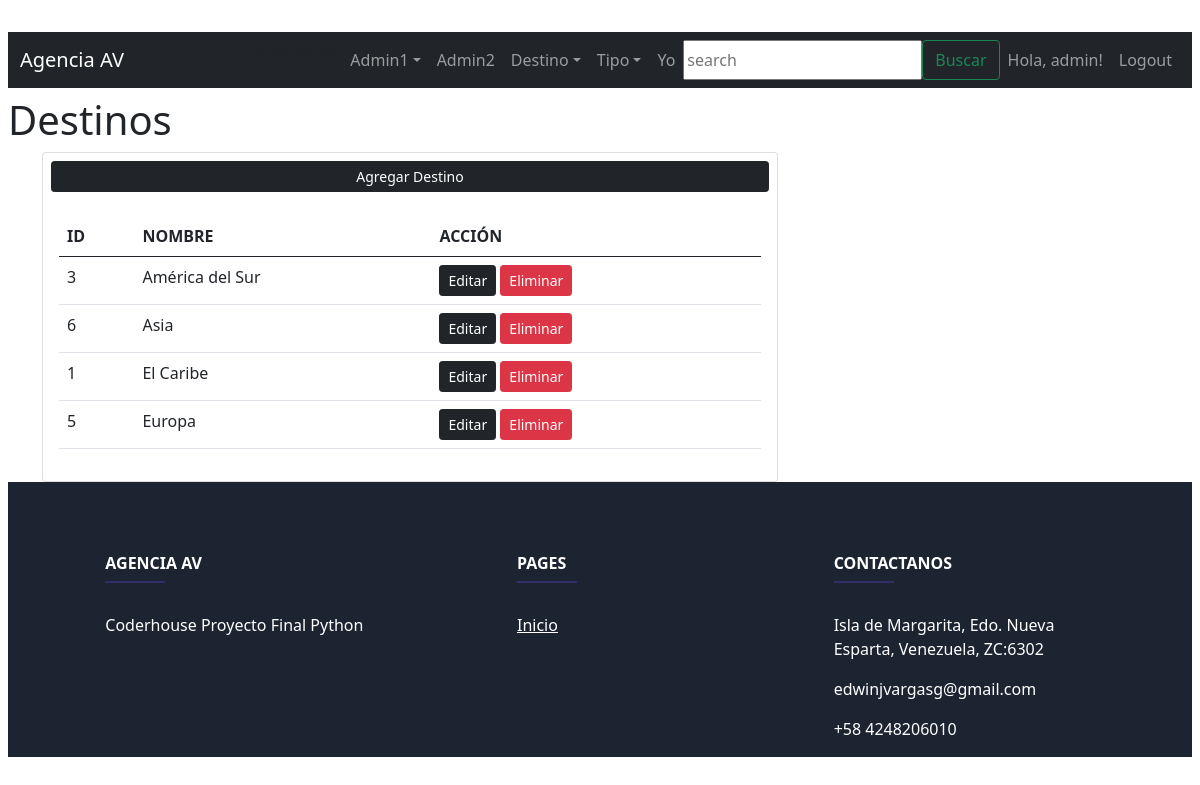
Page /packages/category_list/ (signed in) on the committed database.
### apps/packages/models.py (models this page shows, shortened)
class Category(models.Model):
    name = models.CharField(max_length=150)
    class Meta:
        ordering = ['name']
        verbose_name = ("Category")
        verbose_name_plural = ("Categories")

### apps/packages/views.py (the view)
# urls.py: path('category_list/', category_list, name = 'category_list'),
@login_required
def category_list (request):
    categories = Category.objects.order_by('name')
    context = {
        'categories': categories,
    }
    return render(request, 'packages/category_list.html', context)

### apps/packages/templates/packages/category_list.html
{% extends 'base.html' %}
{% block content %}
   <h1 class="text-left my-2">Destinos</h1>
    <div class="container">
      <div class="row">
        <div class="col-md-8">
          <div class="card">
            <a href="{% url 'category_create' %}" class="m-2 btn btn-dark btn-sm">Agregar Destino</a>
            <div class="card-body">
              <table class="table">
                <thead>
                  <tr>
                    <th>ID</th>
                    <th>NOMBRE</th>
                    <th>ACCIÓN</th>
                  </tr>
                </thead>
                <tbody>
                    {% for c in categories %}
                  <tr>
                    <td>{{c.id}}</td>
                    <td>{{c.name}}</td>
                   <td>
                    <a href="{% url 'category_update' c.id %}" class="btn btn-dark btn-sm">Editar</a>
                    <a href="{% url 'category_delete' c.id %}" class="btn btn-danger btn-sm">Eliminar</a>
                    </td>
                  </tr>
                  {%endfor%}
                </tbody>
              </table>
            </div>
          </div>
        </div>
      </div>
    </div>
{% endblock %}

### templates/base.html (shortened to what this page needs)
<!DOCTYPE html>
<html lang="en">
<head>
    <link href=
"https://cdn.jsdelivr.net/npm/bootstrap@5.0.2/dist/css/bootstrap.min.css"
          rel="stylesheet">
</head>
<body class="m-2">
    <div class="text-center">
        <br>
        <nav class="navbar navbar-expand-lg navbar-dark bg-dark">
            <div class="container-fluid">
                <a class="navbar-brand" href="{% url 'home' %}">Agencia AV</a>
                <div>
                    <ul class="navbar-nav">
                               {% if user.is_authenticated %}
                               <span>Hola {{ request.user.username | title }}</span>
                               <li class="nav-item dropdown"><a class="nav-link dropdown-toggle" href="#" data-bs-toggle="dropdown">Admin1</a>
                                <li class="line-dash"><a class="nav-link" href="{% url 'admin:index' %}">Admin2</a></li>
                                <li class="nav-item dropdown"><a class="nav-link dropdown-toggle" href="#" data-bs-toggle="dropdown">Destino</a>
                                <li class="nav-item dropdown"><a class="nav-link dropdown-toggle" href="#" data-bs-toggle="dropdown">Tipo</a>
                                <li class="line-dash"><a class="nav-link" href="{% url 'about' %}">Yo</a></li>
                               <form class="d-flex" role="search" method="POST" action="{% url 'product_search' %}">
                                  <input class="container-1" type="search" placeholder="search" name="searching">
                                  <button class="btn btn-outline-success" type="submit">Buscar</button>
                                </form>
                               <li class="line-dash"><a class="nav-link" href="{% url 'user_update' %}">Hola, {{ user }}!</a></li>
                               <li class="line-dash"><a class="nav-link" href="{% url 'user_logout' %}">Logout</a></li>
                              </ul>
                            {% endif %}
                </div>
            </div>
        </nav>
    </div>
</body>
<body>
  {% block content %}
  {% endblock %}
</body>
<footer
    class="text-center text-lg-start text-white"
    style="background-color: #1c2331"
    >
<section>
<div style="padding-right:20px;">
</div>
</section>
<section class="">
<div class="container text-md-start mt-5">
  <div class="row mt-3">
    <div class="col-md-3 col-lg-4 col-xl-3 mx-auto mb-4">
      <h6 class="text-uppercase fw-bold">Agencia AV</h6>
      <hr
          class="mb-4 mt-0 d-inline-block mx-auto"
          style="width: 60px; background-color: #7c4dff; height: 2px"
          />
      <p style="text-align:left;">
        Coderhouse Proyecto Final Python
      </p>
    </div>
    <div class="col-md-3 col-lg-2 col-xl-2 mx-auto mb-4 text-left">
      <h6 class="text-uppercase fw-bold">Pages</h6>
      <hr
          class="mb-4 mt-0 d-inline-block mx-auto"
          style="width: 60px; background-color: #7c4dff; height: 2px"
          />
          <div style="text-align:left;">
            <a href="{% url 'home' %}" class="text-white">Inicio</a><br>
          </div>
    </div>
    <div class="col-md-4 col-lg-3 col-xl-3 mx-auto mb-md-0 mb-4 text-left" >
      <h6 class="text-uppercase fw-bold">Contactanos</h6>
      <hr
          class="mb-4 mt-0 d-inline-block mx-auto"
          style="width: 60px; background-color: #7c4dff; height: 2px"
          />
          <div style="text-align:left;">
            <p> Isla de Margarita, Edo. Nueva Esparta, Venezuela, ZC:6302</p>
            <p> edwinjvargasg@gmail.com</p>
            <p> +58 4248206010</p>
          </div>
    </div>
  </div>
</div>
</section>
</footer>
</body>
</html>

### rows in the picture
Category: id "3", name "América del Sur"
Category: id "6", name "Asia"
Category: id "1", name "El Caribe"
Category: id "5", name "Europa"

### other values in the picture
{{ user }} "admin"
